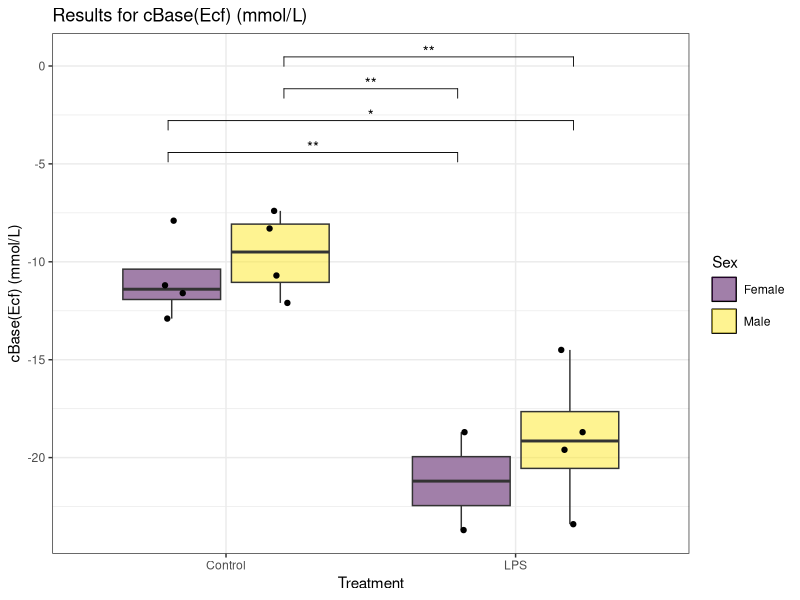
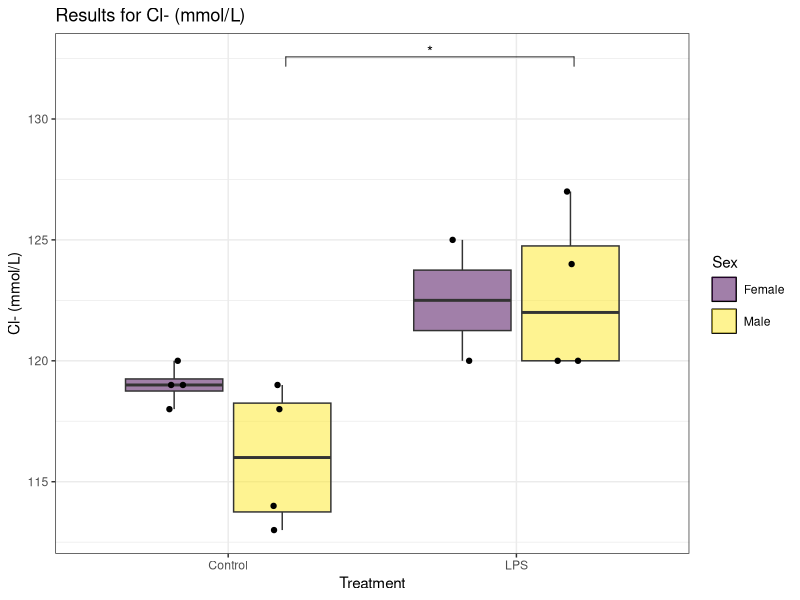
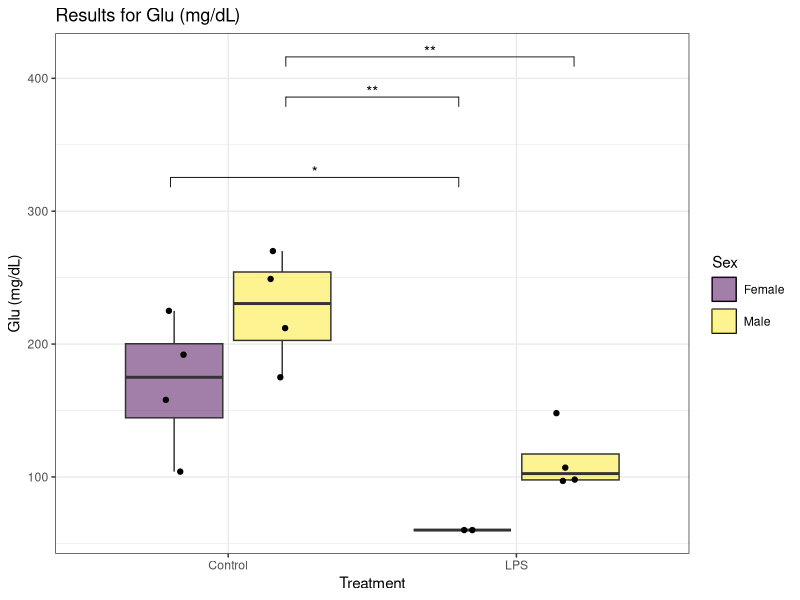
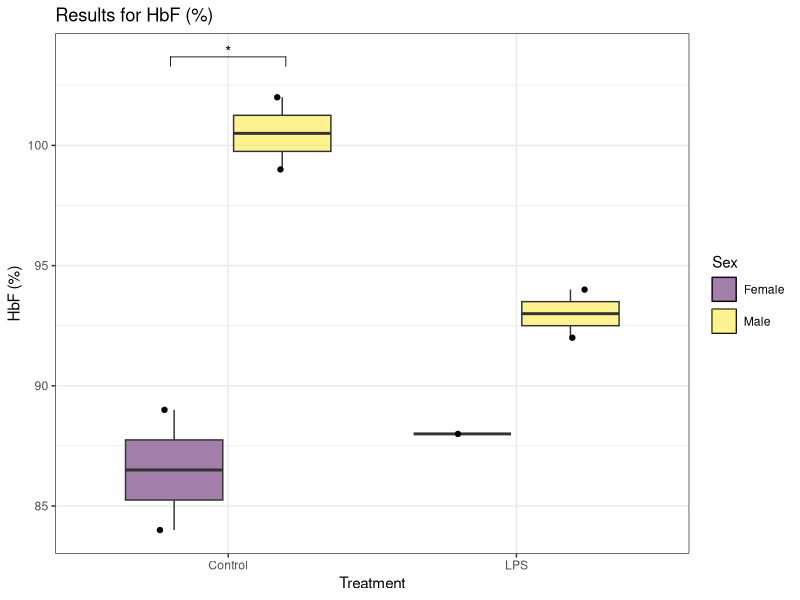
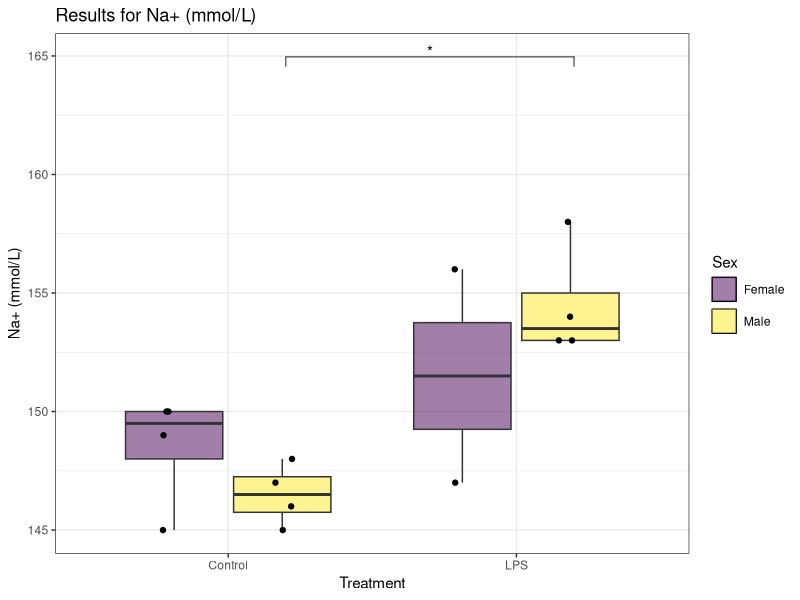
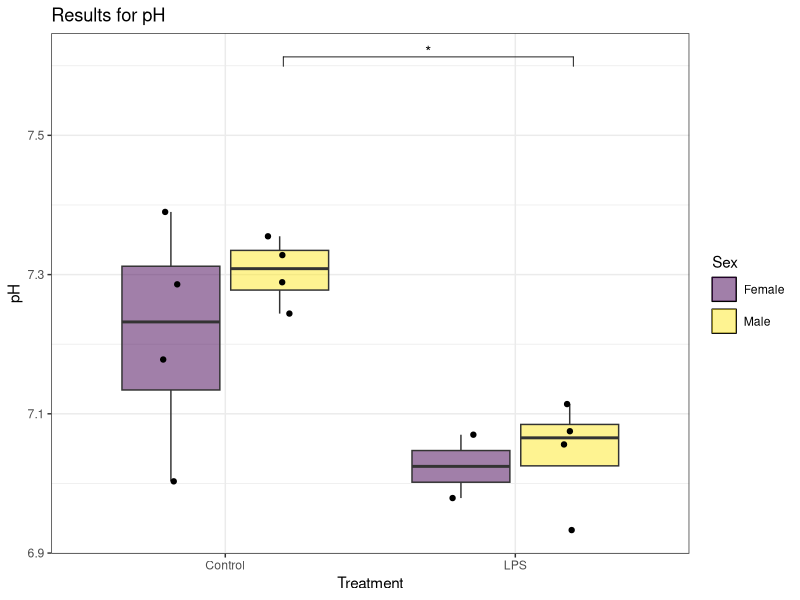
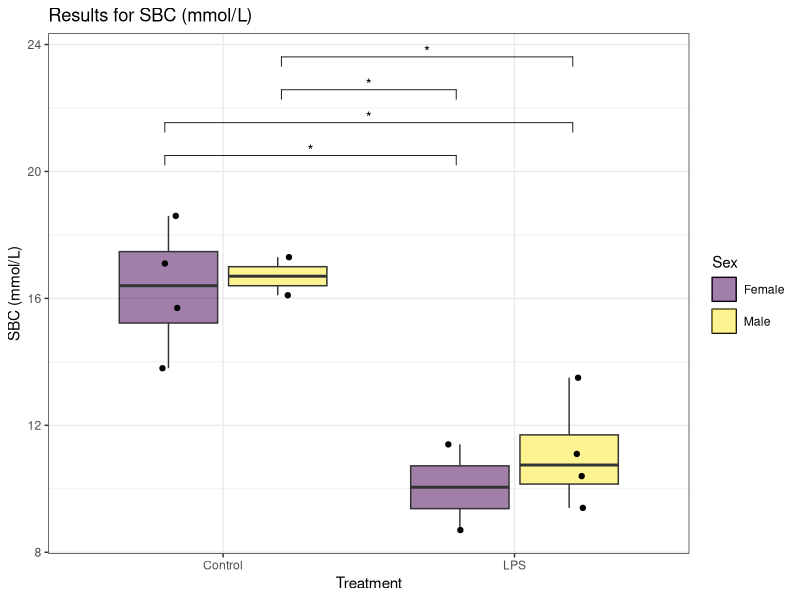

The R script that drew these images, in order:
# Load necessary libraries
if(!require(readxl)) install.packages("readxl", dependencies=TRUE)
if(!require(dplyr)) install.packages("dplyr", dependencies=TRUE)
if(!require(ggplot2)) install.packages("ggplot2", dependencies=TRUE)
if(!require(viridis)) install.packages("viridis", dependencies=TRUE)
if(!require(rstatix)) install.packages("rstatix", dependencies=TRUE)
if(!require(tidyr)) install.packages("tidyr", dependencies=TRUE)
if(!require(ggpubr)) install.packages("ggpubr", dependencies=TRUE)


library(readxl)
library(dplyr)
library(ggplot2)
library(viridis)
library(rstatix)
library(tidyr)
library(ggpubr)

#Read the original data from the first sheet "Clinical Data" to get the original column names
original_data <- read_excel("SepticShockDataR.xlsx", sheet = "Clinical Data")

# Create a mapping of original names to modified names
original_names <- names(original_data)[-1:-6]
modified_names <- make.names(original_names)
name_mapping <- setNames(original_names, modified_names)

# Read the data and rename columns
data <- original_data %>%
  rename_all(make.names)

# Convert to tidy format
tidy_data<-data %>% 
  pivot_longer(cols = Mass.1..g.:SBC..mmol.L., names_to = "Observation", values_to = "Values") %>%
  mutate("Sex:Treatment" = paste0(Sex, ":", Treatment)) %>%
  select(!c("Phase.1", "Phase.2")) %>%
  drop_na(Values)

tidy_data$`Sex:Treatment` <- factor(tidy_data$`Sex:Treatment`, levels = c("Female:Control", "Male:Control", "Female:LPS", "Male:LPS"))
tidy_data$Patient.ID <- factor(tidy_data$Patient.ID)
tidy_data$Species <- factor(tidy_data$Species)
tidy_data$Sex <- factor(tidy_data$Sex)
tidy_data$Treatment <- factor(tidy_data$Treatment)
tidy_data$Observation <- factor(tidy_data$Observation)

# Perform Tukey's HSD test
tidy_tukey<-tidy_data %>% 
  group_by(Observation) %>% 
  tukey_hsd(Values ~ Sex * Treatment) %>%
  ungroup()


write.csv(tidy_tukey, "SSD_Clinical_TukeyHSD.csv", row.names = FALSE) 

tidy_tukey<-tidy_tukey %>%
  filter(term == "Sex:Treatment")

# Filter to retain sets where at least one p-value is less than 0.05
sig_observations <- tidy_tukey %>%
  group_by(Observation) %>%
  filter(any(p.adj < 0.05)) %>%
  ungroup()

# Extract unique names of significant observations
sig_observations <- sig_observations %>%
  distinct(Observation)

write.csv(sig_observations, "SSD_Clinical_Sig_Observations.csv", row.names = FALSE)

############
for (observation in sig_observations$Observation) {
  original_observation <- name_mapping[[observation]]
  
  plot_data <- tidy_data %>%
    filter(Observation == observation) %>%
    dplyr::select(Sex, Treatment, 'Sex:Treatment', Values)
  plot_tukey <- tidy_tukey %>%
    filter(Observation == observation) %>%
    filter(p.adj.signif != 'ns') %>%
    add_y_position(test = ., 
                   data = plot_data, 
                   formula = Values ~ Sex:Treatment, 
                   fun = "max", 
                   scales = "fixed", 
                   step.increase = 0.12) %>%
    add_x_position(test = ., x = 'Sex:Treatment')
  
  plot_tukey <- mutate(plot_tukey, xmin = case_when(xmin == 1 ~ 0.8,
                                                    xmin == 2 ~ 1.2,
                                                    xmin == 3 ~ 1.8))
  plot_tukey <- mutate(plot_tukey, xmax = case_when(xmax == 2 ~ 1.2,
                                                    xmax == 3 ~ 1.8,
                                                    xmax == 4 ~ 2.2))
  
  p <- ggplot(plot_data, 
              aes(x = Treatment, y = !!rlang::sym("Values"))) +
    geom_boxplot(outlier.shape = NA, 
                 aes(fill = Sex), 
                 key_glyph = draw_key_rect) +  # Remove outliers from boxplot to avoid duplication with jitter
    geom_point(aes(fill = Sex), 
               size = 1.5, 
               position=position_jitterdodge(jitter.width = 0.2), 
               show.legend = F) +
    labs(title = paste("Results for", original_observation),
         y = original_observation) +
    stat_pvalue_manual(plot_tukey, 
                       label = "p.adj.signif", 
                       y.position = "y.position", 
                       xmin = "xmin", 
                       xmax = "xmax", 
                       hide.ns = TRUE, 
                       tip.length = 0.02, 
                       bracket.nudge.y = 0) +
    scale_fill_viridis(discrete = TRUE, 
                       alpha = 0.5, 
                       option="viridis") + 
    theme_bw() +
    theme(legend.key = element_rect(color = "black"), 
          legend.key.spacing.y = unit(0.2, "cm"))
  
  print(p)
  
  # Save each plot as a PNG file
  #ggsave(filename = paste0("boxplot_", observation, ".png"), plot = p, width = 8, height = 6)
}

